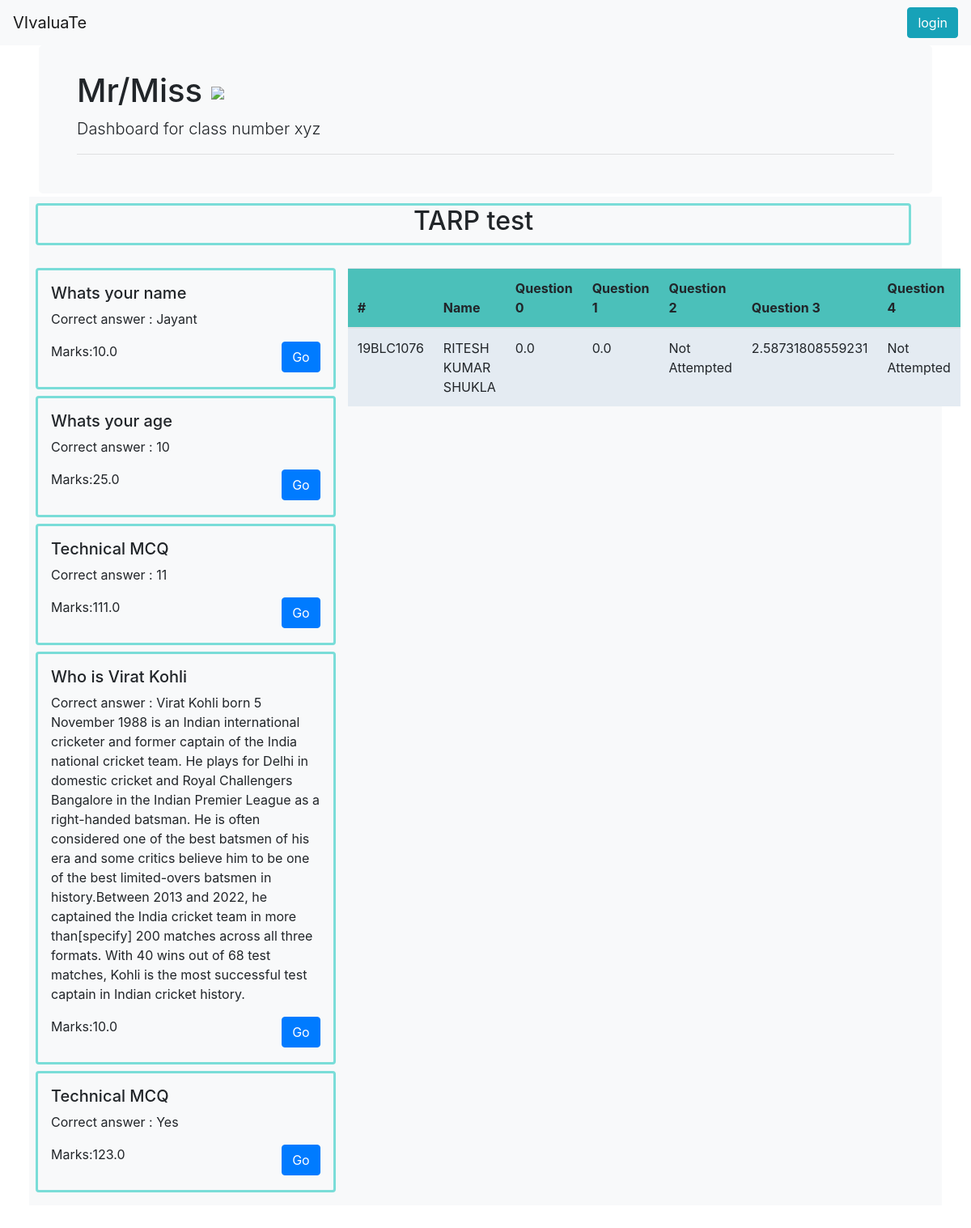
/questionlist/15/2, run on an earlier commit of the app's database.
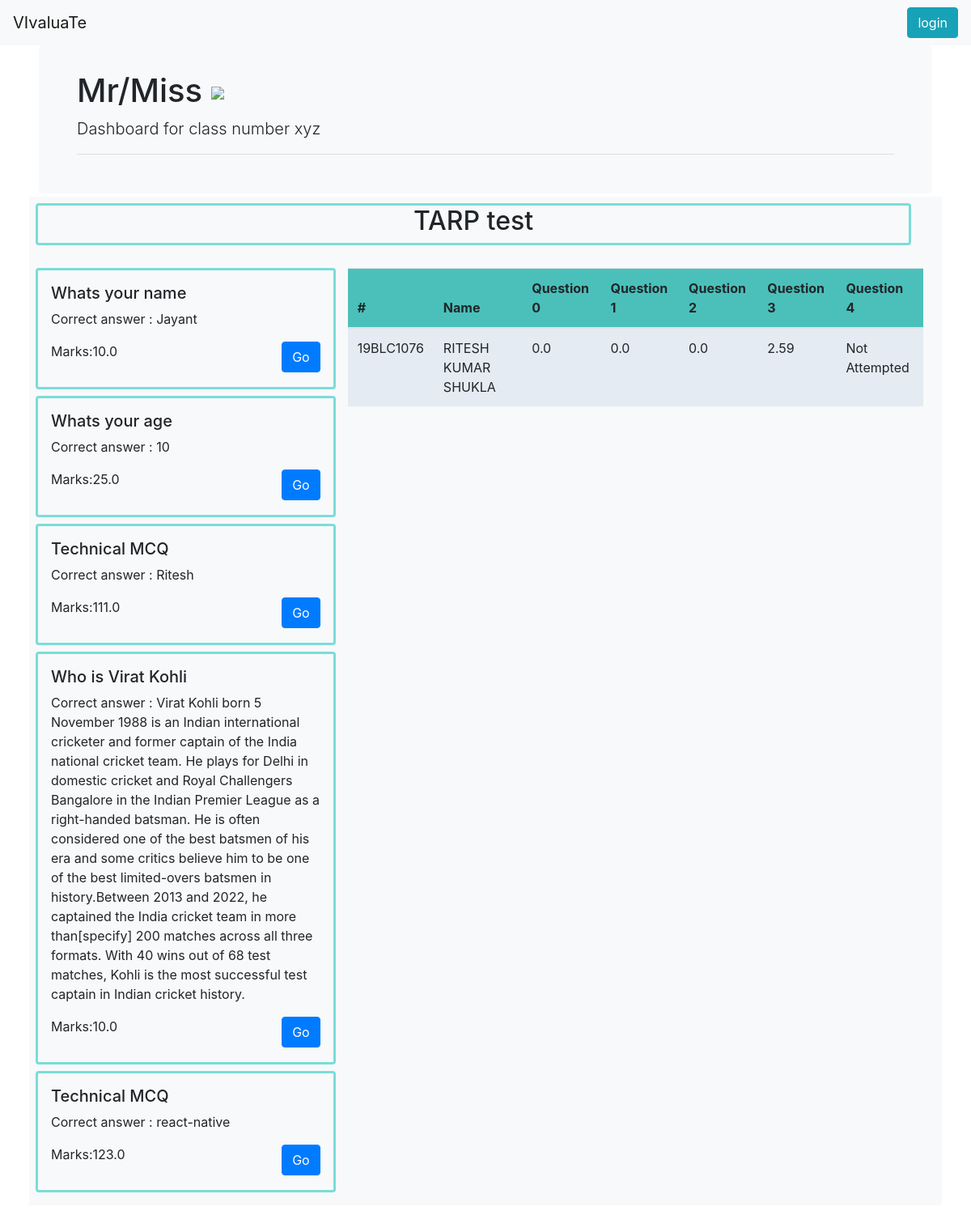
And on a later commit of the database.
### OCR/models.py (models this page shows, shortened)
class Question(models.Model):
    question_desc=models.CharField(max_length=200)
    correct_answer=models.CharField(max_length=200)
    marks=models.FloatField()

class Answer(models.Model):
    question=models.ForeignKey(Question,on_delete=models.CASCADE)
    student=models.ForeignKey(Student,on_delete=models.CASCADE)
    submitted=models.ImageField()
    awarded_marks=models.FloatField(null=True,default=True)

### OCR/views.py (the view)
# urls.py: path("questionlist/<str:pk>/<str:pk1>",views.questionList),
def questionList(request,pk,pk1):
    test=Test.objects.get(id=pk)
    classroom=Classroom.objects.get(id=pk1)
    question=test.questions.all()
    l=getStudent(request,pk,pk1)
    s=""
    print(l)
    for i in range(len(question)):
        s+=str(i)
    return render(request,"questionList.html",{"question":question,"pk":pk,"s":s,"pk1":pk1,"test":test,"l":l})

### OCR/views.py (called while the page is built)
def getStudent(request,pk,pk1):
    test=Test.objects.get(id=pk)
    question=test.questions.all()
    s=test.classroom.student.all()
    l=[]
    for i in s:
        m=[i.register_number]
        m+=[i.name]
        for j in question:
            try:
                a=Answer.objects.get(question=j,student=i)
                m+=[a.awarded_marks]
            except:
                m+=["Not Attempted"]
        l+=[m]
    return l

### OCR/templates/questionList.html (shortened to what this page needs)
<!DOCTYPE html>
<html lang="en">
<head>
    <link rel="stylesheet" href="https://cdn.jsdelivr.net/npm/bootstrap@4.0.0/dist/css/bootstrap.min.css"
>
</head>
<body>
<nav class="navbar navbar-expand-lg navbar-light bg-light">
    <a class="navbar-brand" href="#">VIvaluaTe</a>
    <div class="collapse navbar-collapse" id="navbarSupportedContent">
        {% if not request.user.is_authenticated %}
        <button type="button" class="btn btn-info ">
            login
        </button>
        {% endif %}
    </div>
</nav>
<div class="jumbotron centered mx-5 my-0 bg-light" style="padding: 2rem 2rem;">
    <div class="container" >
      <h1 class="display-6">Mr/Miss {{request.user.username}}  <img src="https://img.icons8.com/external-vitaliy-gorbachev-lineal-color-vitaly-gorbachev/60/000000/external-teacher-online-learning-vitaliy-gorbachev-lineal-color-vitaly-gorbachev-1.png"/></h1>
      <p class="lead">Dashboard for class number xyz </p>
      <hr>
    </div>
</div>
<div class="container-fluid bg-light " style=" width: 94%;  ">
    <div class="row my-1 p-2 rounded" style="width:100%;  ">
        <div class="col text-center rounded" style=" width:100%; border-style: solid; border-color: #7addd8;"><h2 >{{test.name}}</h2></div>
    </div>
    <div class="row p-2 rounded">
        <div class="col-4">
            {% for i in question %}
            <div class="row my-2  p-3 rounded " style="border-style: solid; border-color: #7addd8;">
                <div style="width: 100%;">
                    <h5>{{i.question_desc }}</h5>
                    <p>Correct answer : {{i.correct_answer}}</p>
                    <p>Marks:{{i.marks}} <a class="btn btn-primary " href="/question/studentlist/{{i.id}}" role="button" style="float: right;">Go</a></p>
                </div>
            </div>
            {% endfor %}
        </div>
        <div class="col-8 my-2">
            <table class="table table-hover table-striped">
                <thead style="background-color: #4bc0ba;">
                    <tr>
                      <th scope="col">#</th>
                      <th scope="col" >Name</th>
                      {% for i in s %}
                      <th scope="col">Question {{i}}</th>
                     {% endfor %}
                    </tr>
                  </thead>
                  <tbody style="background-color: aliceblue;">
                    {% for i in l %}
                    <tr>
                        {% for j in i%}
                            <td>{{j}}</td>
                        {% endfor %}
                    </tr>
                    {% endfor %}
                </tbody>
            </table>
        </div>
    </div>
</div>
<br>
<br>
</body>
</html>

What changed in the data, as far as the page shows it:
removed Answer: i "2.58731808559231"
changed Question: correct_answer "11" → "Ritesh"
changed Question: correct_answer "Yes" → "react-native"
added Answer: i "0.0"
added Answer: i "2.59"
Also different on the page:
list line gone: "Not Attempted"
